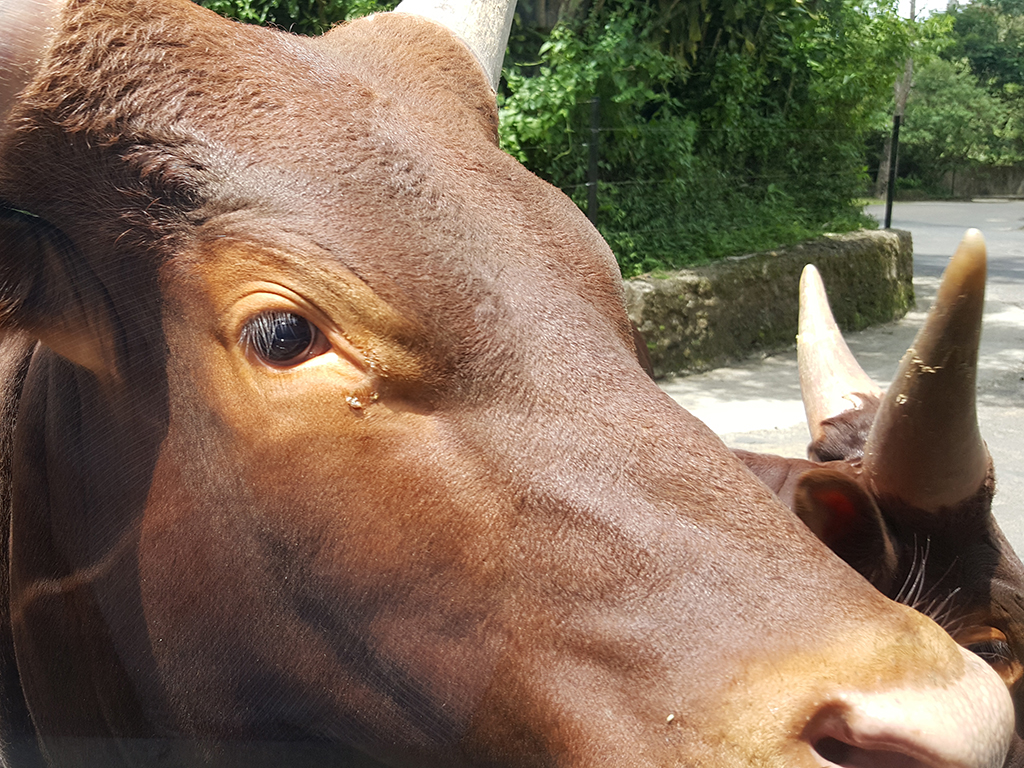
#> input picture images/ani1.jpg, 1024 x 768 px
$ python histogram_slicing.py --image ../images/ani1.jpg
#> lines starting #> are read from the running program, lines starting #| are printed output that depends on the picture; after the words box and inside, x2 and y2 are one past the last pixel; in counts of white or black regions, pixels touching at a corner belong together
# 필요한 패키지를 import함
from __future__ import print_function
import argparse
import cv2
import numpy as np
from matplotlib import pyplot as plt

def histogram_slicing(img, lowerb, upperb):
	# 주어진 범위 내부의 값으로만 구성되는 마스크 생성
	# 픽셀값이 주어진 범위 내부인 경우 마스크는 True 아니면 False로 설정
	mask = cv2.inRange(img, lowerb, upperb)

	# Bitwise-AND mask and original image
	dst = cv2.bitwise_and(img, img, mask = mask)

	return dst

if __name__ == "__main__" :
	# 명령행 인자 처리
	ap = argparse.ArgumentParser()
	ap.add_argument('-i', '--image', required = True, \
			help = 'Path to the input image')
	args = vars(ap.parse_args())

	filename = args['image']

	# OpenCV를 사용하여 영상 데이터 로딩
	image = cv2.imread(filename)
#> image is the input picture: shape (768, 1024, 3); mean B, G, R 87.3, 107.5, 128.3

	# Grayscale 영상으로 변환
	gray = cv2.cvtColor(image, cv2.COLOR_BGR2GRAY)
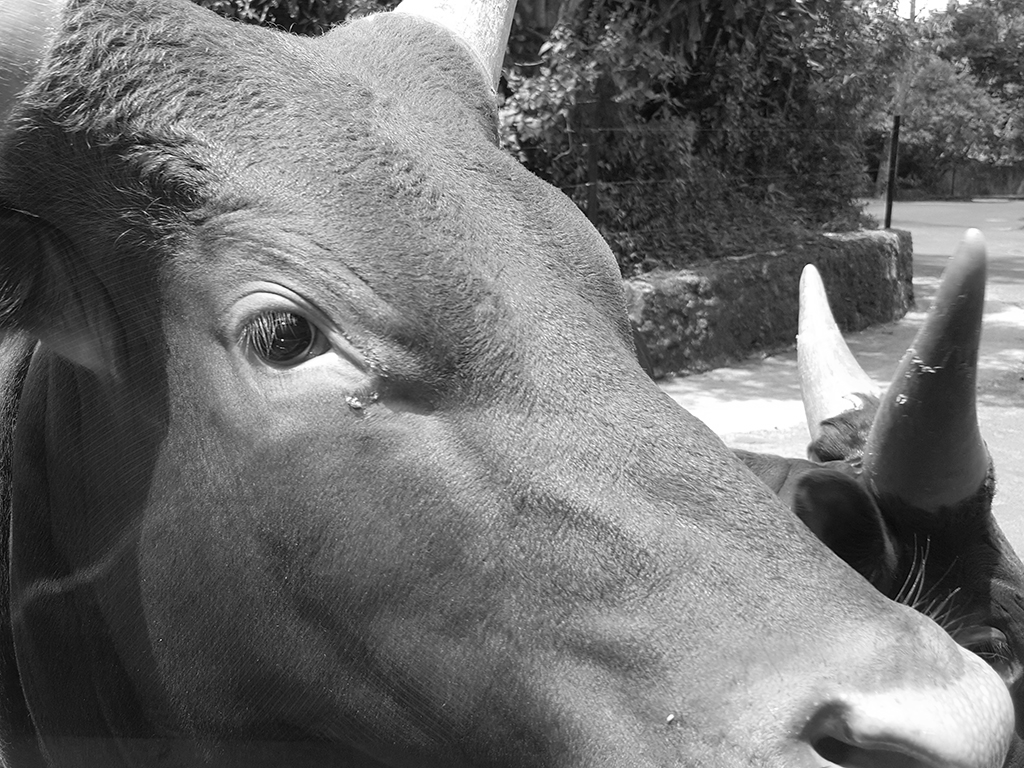
#> gray: shape (768, 1024); min 0, max 255, mean 111.4

	# Grayscale 영상에서 범위를 설정하여 객체 분할
	lower = 80
	upper = 170
	blurg = cv2.GaussianBlur(gray, (5,5), 0)
	dst1 = histogram_slicing(blurg, lower, upper)
#> in histogram_slicing, `mask = cv2.inRange(img, lowerb, upperb)`:
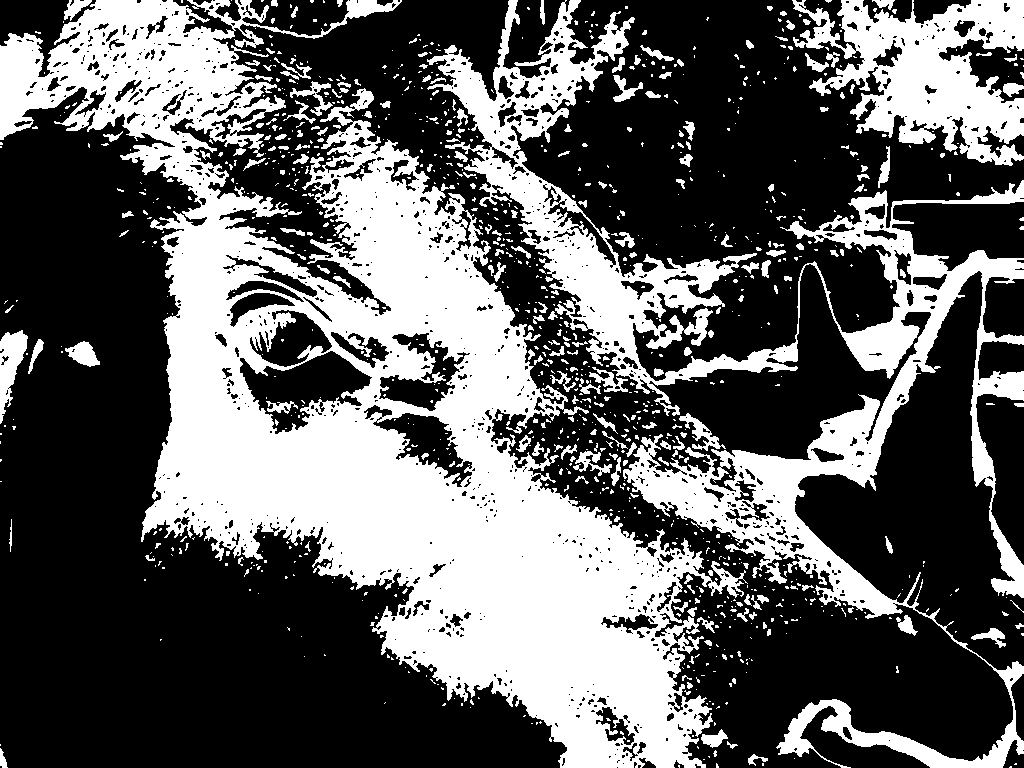
#> mask: shape (768, 1024); 37.8% white; 1075 white regions (848 under 20 px), largest, box (x1, y1, x2, y2) and area: (0, 0, 748, 768) 186484, (427, 0, 1024, 768) 70423, (792, 0, 1024, 166) 19898
#> in histogram_slicing, `dst = cv2.bitwise_and(img, img, mask = mask)`:
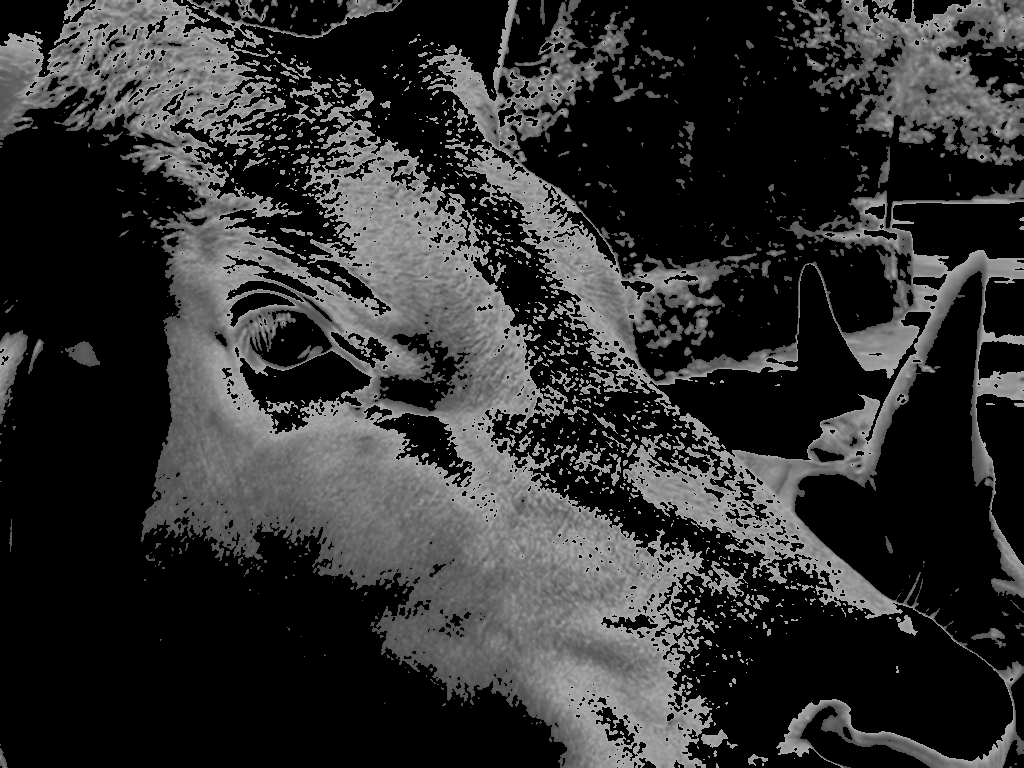
#> dst: shape (768, 1024); min 0, max 170, mean 48.3

	# HSV 색상 모델로 변환
	hsv = cv2.cvtColor(image, cv2.COLOR_BGR2HSV)
#> hsv: shape (768, 1024, 3); mean H, S, V 27.4, 89.7, 131.5

	# HSV 영상에서 녹색 범위를 설정하여 객체 분할
	lowerb = np.array([50, 50, 50])
	upperb = np.array([70, 255, 255])
#> (the run stopped early here; a loop or call above may not have finished)

$ run again, on images/ani3.jpg
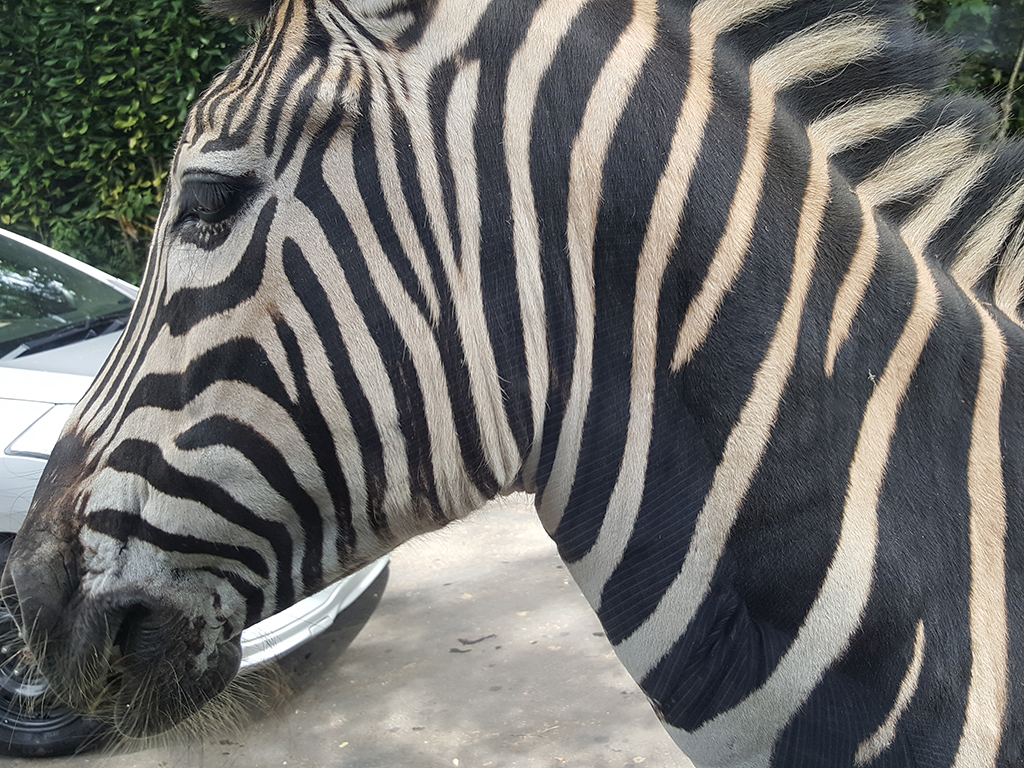
#> input picture images/ani3.jpg, 1024 x 768 px
#> image is the input picture: shape (768, 1024, 3); mean B, G, R 108.6, 111.4, 111.8
#> in histogram_slicing, `mask = cv2.inRange(img, lowerb, upperb)`:
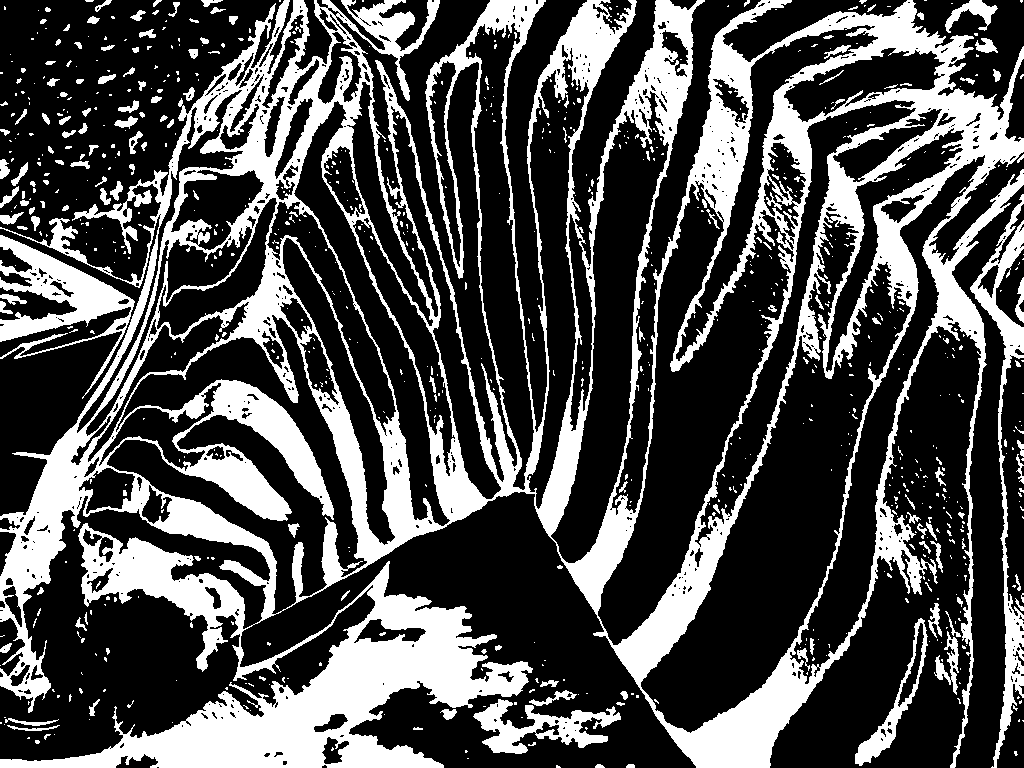
#> mask: shape (768, 1024); 30.2% white; 794 white regions (641 under 20 px), largest, box (x1, y1, x2, y2) and area: (0, 0, 1024, 768) 207704, (0, 235, 135, 399) 6423, (970, 194, 1024, 768) 5474
#> in histogram_slicing, `dst = cv2.bitwise_and(img, img, mask = mask)`:
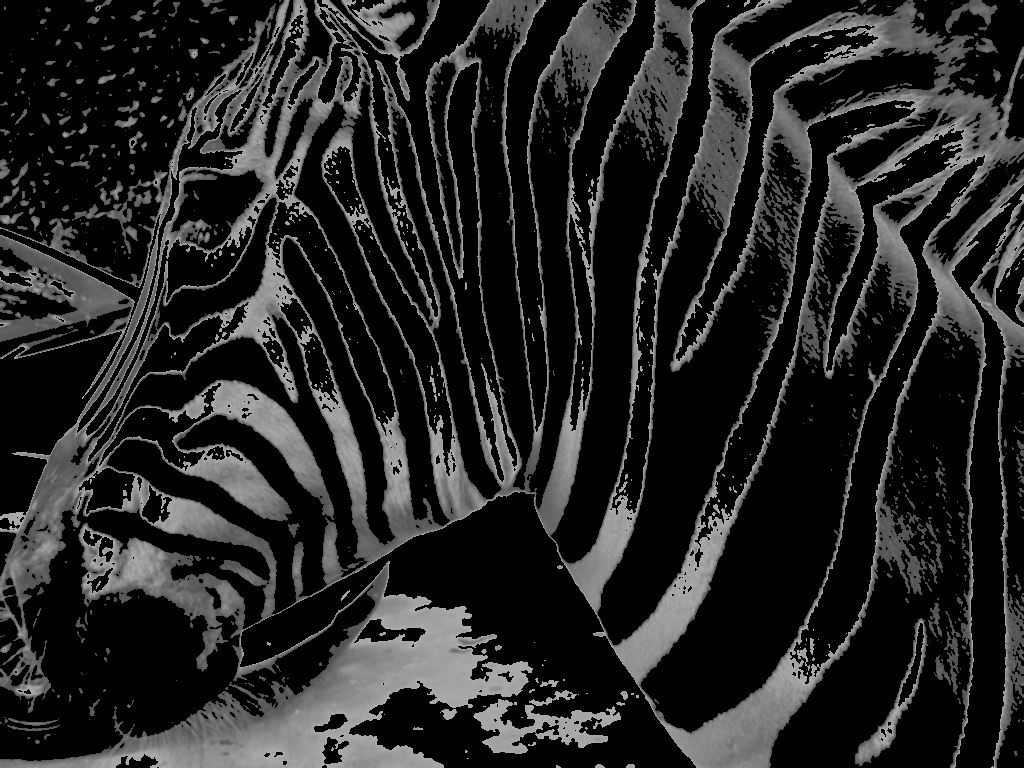
#> dst: shape (768, 1024); min 0, max 170, mean 37.1
#> hsv: shape (768, 1024, 3); mean H, S, V 65.7, 36.2, 117.5

$ run again, on images/cable_roi1.jpg
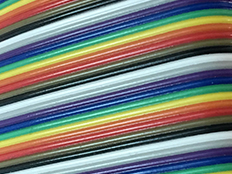
#> input picture images/cable_roi1.jpg, 232 x 174 px
#> image is the input picture: shape (174, 232, 3); mean B, G, R 119.7, 125.1, 120.9
#> in histogram_slicing, `mask = cv2.inRange(img, lowerb, upperb)`:
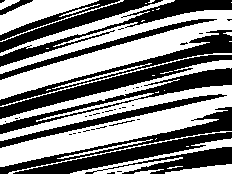
#> mask: shape (174, 232); 51.9% white; 43 black regions (30 under 20 px), largest, box (x1, y1, x2, y2) and area: (0, 55, 232, 119) 2502, (13, 132, 232, 174) 2228, (0, 68, 232, 134) 2201
#> in histogram_slicing, `dst = cv2.bitwise_and(img, img, mask = mask)`:
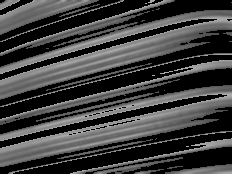
#> dst: shape (174, 232); min 0, max 170, mean 62.7
#> hsv: shape (174, 232, 3); mean H, S, V 73.7, 114, 154.6
